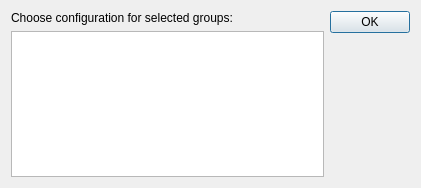
<?xml version="1.0" encoding="UTF-8"?>
<ui version="4.0">
 <class>Dialog</class>
 <widget class="QDialog" name="Dialog">
  <property name="geometry">
   <rect>
    <x>0</x>
    <y>0</y>
    <width>421</width>
    <height>188</height>
   </rect>
  </property>
  <property name="windowTitle">
   <string>Anki</string>
  </property>
  <layout class="QHBoxLayout" name="horizontalLayout">
   <item>
    <layout class="QVBoxLayout" name="verticalLayout">
     <item>
      <widget class="QLabel" name="label">
       <property name="text">
        <string>Choose configuration for selected groups:</string>
       </property>
      </widget>
     </item>
     <item>
      <widget class="QListWidget" name="list"/>
     </item>
    </layout>
   </item>
   <item>
    <widget class="QDialogButtonBox" name="buttonBox">
     <property name="orientation">
      <enum>Qt::Vertical</enum>
     </property>
     <property name="standardButtons">
      <set>QDialogButtonBox::Ok</set>
     </property>
    </widget>
   </item>
  </layout>
 </widget>
 <resources/>
 <connections>
  <connection>
   <sender>buttonBox</sender>
   <signal>accepted()</signal>
   <receiver>Dialog</receiver>
   <slot>accept()</slot>
   <hints>
    <hint type="sourcelabel">
     <x>248</x>
     <y>254</y>
    </hint>
    <hint type="destinationlabel">
     <x>157</x>
     <y>274</y>
    </hint>
   </hints>
  </connection>
  <connection>
   <sender>buttonBox</sender>
   <signal>rejected()</signal>
   <receiver>Dialog</receiver>
   <slot>reject()</slot>
   <hints>
    <hint type="sourcelabel">
     <x>316</x>
     <y>260</y>
    </hint>
    <hint type="destinationlabel">
     <x>286</x>
     <y>274</y>
    </hint>
   </hints>
  </connection>
 </connections>
</ui>
